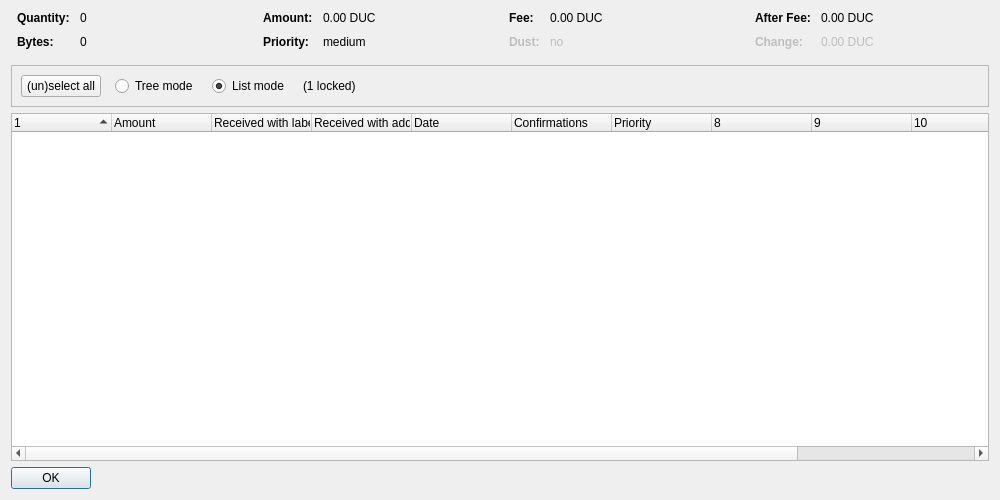
<?xml version="1.0" encoding="UTF-8"?>
<ui version="4.0">
 <class>CoinControlDialog</class>
 <widget class="QDialog" name="CoinControlDialog">
  <property name="geometry">
   <rect>
    <x>0</x>
    <y>0</y>
    <width>1000</width>
    <height>500</height>
   </rect>
  </property>
  <property name="windowTitle">
   <string>Coin Selection</string>
  </property>
  <layout class="QVBoxLayout" name="verticalLayout">
   <item>
    <layout class="QHBoxLayout" name="horizontalLayoutTop" stretch="0,0,0,0">
     <property name="topMargin">
      <number>0</number>
     </property>
     <property name="bottomMargin">
      <number>10</number>
     </property>
     <item>
      <layout class="QFormLayout" name="formLayoutCoinControl1">
       <property name="horizontalSpacing">
        <number>10</number>
       </property>
       <property name="verticalSpacing">
        <number>10</number>
       </property>
       <property name="leftMargin">
        <number>6</number>
       </property>
       <property name="rightMargin">
        <number>6</number>
       </property>
       <item row="0" column="0">
        <widget class="QLabel" name="labelCoinControlQuantityText">
         <property name="font">
          <font>
           <weight>75</weight>
           <bold>true</bold>
          </font>
         </property>
         <property name="text">
          <string>Quantity:</string>
         </property>
        </widget>
       </item>
       <item row="0" column="1">
        <widget class="QLabel" name="labelCoinControlQuantity">
         <property name="cursor">
          <cursorShape>IBeamCursor</cursorShape>
         </property>
         <property name="contextMenuPolicy">
          <enum>Qt::ActionsContextMenu</enum>
         </property>
         <property name="text">
          <string notr="true">0</string>
         </property>
         <property name="textInteractionFlags">
          <set>Qt::LinksAccessibleByMouse|Qt::TextSelectableByKeyboard|Qt::TextSelectableByMouse</set>
         </property>
        </widget>
       </item>
       <item row="1" column="0">
        <widget class="QLabel" name="labelCoinControlBytesText">
         <property name="font">
          <font>
           <weight>75</weight>
           <bold>true</bold>
          </font>
         </property>
         <property name="text">
          <string>Bytes:</string>
         </property>
        </widget>
       </item>
       <item row="1" column="1">
        <widget class="QLabel" name="labelCoinControlBytes">
         <property name="cursor">
          <cursorShape>IBeamCursor</cursorShape>
         </property>
         <property name="contextMenuPolicy">
          <enum>Qt::ActionsContextMenu</enum>
         </property>
         <property name="text">
          <string notr="true">0</string>
         </property>
         <property name="textInteractionFlags">
          <set>Qt::LinksAccessibleByMouse|Qt::TextSelectableByKeyboard|Qt::TextSelectableByMouse</set>
         </property>
        </widget>
       </item>
      </layout>
     </item>
     <item>
      <layout class="QFormLayout" name="formLayoutCoinControl2">
       <property name="horizontalSpacing">
        <number>10</number>
       </property>
       <property name="verticalSpacing">
        <number>10</number>
       </property>
       <property name="leftMargin">
        <number>6</number>
       </property>
       <property name="rightMargin">
        <number>6</number>
       </property>
       <item row="0" column="0">
        <widget class="QLabel" name="labelCoinControlAmountText">
         <property name="font">
          <font>
           <weight>75</weight>
           <bold>true</bold>
          </font>
         </property>
         <property name="text">
          <string>Amount:</string>
         </property>
        </widget>
       </item>
       <item row="0" column="1">
        <widget class="QLabel" name="labelCoinControlAmount">
         <property name="cursor">
          <cursorShape>IBeamCursor</cursorShape>
         </property>
         <property name="contextMenuPolicy">
          <enum>Qt::ActionsContextMenu</enum>
         </property>
         <property name="text">
          <string notr="true">0.00 DUC</string>
         </property>
         <property name="textInteractionFlags">
          <set>Qt::LinksAccessibleByMouse|Qt::TextSelectableByKeyboard|Qt::TextSelectableByMouse</set>
         </property>
        </widget>
       </item>
       <item row="1" column="0">
        <widget class="QLabel" name="labelCoinControlPriorityText">
         <property name="font">
          <font>
           <weight>75</weight>
           <bold>true</bold>
          </font>
         </property>
         <property name="text">
          <string>Priority:</string>
         </property>
        </widget>
       </item>
       <item row="1" column="1">
        <widget class="QLabel" name="labelCoinControlPriority">
         <property name="cursor">
          <cursorShape>IBeamCursor</cursorShape>
         </property>
         <property name="contextMenuPolicy">
          <enum>Qt::ActionsContextMenu</enum>
         </property>
         <property name="text">
          <string notr="true">medium</string>
         </property>
         <property name="textInteractionFlags">
          <set>Qt::LinksAccessibleByMouse|Qt::TextSelectableByKeyboard|Qt::TextSelectableByMouse</set>
         </property>
        </widget>
       </item>
      </layout>
     </item>
     <item>
      <layout class="QFormLayout" name="formLayoutCoinControl3">
       <property name="horizontalSpacing">
        <number>10</number>
       </property>
       <property name="verticalSpacing">
        <number>10</number>
       </property>
       <property name="leftMargin">
        <number>6</number>
       </property>
       <property name="rightMargin">
        <number>6</number>
       </property>
       <item row="0" column="0">
        <widget class="QLabel" name="labelCoinControlFeeText">
         <property name="font">
          <font>
           <weight>75</weight>
           <bold>true</bold>
          </font>
         </property>
         <property name="text">
          <string>Fee:</string>
         </property>
        </widget>
       </item>
       <item row="0" column="1">
        <widget class="QLabel" name="labelCoinControlFee">
         <property name="cursor">
          <cursorShape>IBeamCursor</cursorShape>
         </property>
         <property name="contextMenuPolicy">
          <enum>Qt::ActionsContextMenu</enum>
         </property>
         <property name="text">
          <string notr="true">0.00 DUC</string>
         </property>
         <property name="textInteractionFlags">
          <set>Qt::LinksAccessibleByMouse|Qt::TextSelectableByKeyboard|Qt::TextSelectableByMouse</set>
         </property>
        </widget>
       </item>
       <item row="1" column="0">
        <widget class="QLabel" name="labelCoinControlLowOutputText">
         <property name="enabled">
          <bool>false</bool>
         </property>
         <property name="font">
          <font>
           <weight>75</weight>
           <bold>true</bold>
          </font>
         </property>
         <property name="text">
          <string>Dust:</string>
         </property>
        </widget>
       </item>
       <item row="1" column="1">
        <widget class="QLabel" name="labelCoinControlLowOutput">
         <property name="enabled">
          <bool>false</bool>
         </property>
         <property name="cursor">
          <cursorShape>IBeamCursor</cursorShape>
         </property>
         <property name="contextMenuPolicy">
          <enum>Qt::ActionsContextMenu</enum>
         </property>
         <property name="text">
          <string notr="true">no</string>
         </property>
         <property name="textInteractionFlags">
          <set>Qt::LinksAccessibleByMouse|Qt::TextSelectableByKeyboard|Qt::TextSelectableByMouse</set>
         </property>
        </widget>
       </item>
      </layout>
     </item>
     <item>
      <layout class="QFormLayout" name="formLayoutCoinControl4">
       <property name="horizontalSpacing">
        <number>10</number>
       </property>
       <property name="verticalSpacing">
        <number>10</number>
       </property>
       <property name="leftMargin">
        <number>6</number>
       </property>
       <property name="rightMargin">
        <number>6</number>
       </property>
       <item row="0" column="0">
        <widget class="QLabel" name="labelCoinControlAfterFeeText">
         <property name="font">
          <font>
           <weight>75</weight>
           <bold>true</bold>
          </font>
         </property>
         <property name="text">
          <string>After Fee:</string>
         </property>
        </widget>
       </item>
       <item row="0" column="1">
        <widget class="QLabel" name="labelCoinControlAfterFee">
         <property name="cursor">
          <cursorShape>IBeamCursor</cursorShape>
         </property>
         <property name="contextMenuPolicy">
          <enum>Qt::ActionsContextMenu</enum>
         </property>
         <property name="text">
          <string notr="true">0.00 DUC</string>
         </property>
         <property name="textInteractionFlags">
          <set>Qt::LinksAccessibleByMouse|Qt::TextSelectableByKeyboard|Qt::TextSelectableByMouse</set>
         </property>
        </widget>
       </item>
       <item row="1" column="0">
        <widget class="QLabel" name="labelCoinControlChangeText">
         <property name="enabled">
          <bool>false</bool>
         </property>
         <property name="font">
          <font>
           <weight>75</weight>
           <bold>true</bold>
          </font>
         </property>
         <property name="text">
          <string>Change:</string>
         </property>
        </widget>
       </item>
       <item row="1" column="1">
        <widget class="QLabel" name="labelCoinControlChange">
         <property name="enabled">
          <bool>false</bool>
         </property>
         <property name="cursor">
          <cursorShape>IBeamCursor</cursorShape>
         </property>
         <property name="contextMenuPolicy">
          <enum>Qt::ActionsContextMenu</enum>
         </property>
         <property name="text">
          <string notr="true">0.00 DUC</string>
         </property>
         <property name="textInteractionFlags">
          <set>Qt::LinksAccessibleByMouse|Qt::TextSelectableByKeyboard|Qt::TextSelectableByMouse</set>
         </property>
        </widget>
       </item>
      </layout>
     </item>
    </layout>
   </item>
   <item>
    <widget class="QFrame" name="frame">
     <property name="minimumSize">
      <size>
       <width>0</width>
       <height>40</height>
      </size>
     </property>
     <property name="frameShape">
      <enum>QFrame::StyledPanel</enum>
     </property>
     <property name="frameShadow">
      <enum>QFrame::Sunken</enum>
     </property>
     <layout class="QHBoxLayout" name="horizontalLayout">
      <item>
       <layout class="QHBoxLayout" name="horizontalLayoutPanel" stretch="0,0,0,0,0">
        <property name="spacing">
         <number>14</number>
        </property>
        <item>
         <widget class="QPushButton" name="pushButtonSelectAll">
          <property name="sizePolicy">
           <sizepolicy hsizetype="Maximum" vsizetype="Fixed">
            <horstretch>0</horstretch>
            <verstretch>0</verstretch>
           </sizepolicy>
          </property>
          <property name="text">
           <string>(un)select all</string>
          </property>
          <property name="autoDefault">
           <bool>false</bool>
          </property>
         </widget>
        </item>
        <item>
         <widget class="QRadioButton" name="radioTreeMode">
          <property name="sizePolicy">
           <sizepolicy hsizetype="Maximum" vsizetype="Fixed">
            <horstretch>0</horstretch>
            <verstretch>0</verstretch>
           </sizepolicy>
          </property>
          <property name="text">
           <string>Tree mode</string>
          </property>
         </widget>
        </item>
        <item>
         <widget class="QRadioButton" name="radioListMode">
          <property name="sizePolicy">
           <sizepolicy hsizetype="Maximum" vsizetype="Fixed">
            <horstretch>0</horstretch>
            <verstretch>0</verstretch>
           </sizepolicy>
          </property>
          <property name="text">
           <string>List mode</string>
          </property>
          <property name="checked">
           <bool>true</bool>
          </property>
         </widget>
        </item>
        <item>
         <widget class="QLabel" name="labelLocked">
          <property name="text">
           <string notr="true">(1 locked)</string>
          </property>
         </widget>
        </item>
        <item>
         <spacer name="horizontalSpacer">
          <property name="orientation">
           <enum>Qt::Horizontal</enum>
          </property>
          <property name="sizeHint" stdset="0">
           <size>
            <width>40</width>
            <height>20</height>
           </size>
          </property>
         </spacer>
        </item>
       </layout>
      </item>
     </layout>
    </widget>
   </item>
   <item>
    <widget class="CoinControlTreeWidget" name="treeWidget">
     <property name="contextMenuPolicy">
      <enum>Qt::CustomContextMenu</enum>
     </property>
     <property name="sortingEnabled">
      <bool>false</bool>
     </property>
     <property name="columnCount">
      <number>12</number>
     </property>
     <attribute name="headerShowSortIndicator" stdset="0">
      <bool>true</bool>
     </attribute>
     <attribute name="headerStretchLastSection">
      <bool>false</bool>
     </attribute>
     <column>
      <property name="text">
       <string/>
      </property>
     </column>
     <column>
      <property name="text">
       <string>Amount</string>
      </property>
     </column>
     <column>
      <property name="text">
       <string>Received with label</string>
      </property>
     </column>
     <column>
      <property name="text">
       <string>Received with address</string>
      </property>
     </column>
     <column>
      <property name="text">
       <string>Date</string>
      </property>
     </column>
     <column>
      <property name="text">
       <string>Confirmations</string>
      </property>
      <property name="toolTip">
       <string>Confirmed</string>
      </property>
     </column>
     <column>
      <property name="text">
       <string>Priority</string>
      </property>
     </column>
     <column>
      <property name="text">
       <string/>
      </property>
     </column>
     <column>
      <property name="text">
       <string/>
      </property>
     </column>
     <column>
      <property name="text">
       <string/>
      </property>
     </column>
     <column>
      <property name="text">
       <string/>
      </property>
     </column>
     <column>
      <property name="text">
       <string/>
      </property>
     </column>
    </widget>
   </item>
   <item>
    <widget class="QDialogButtonBox" name="buttonBox">
     <property name="sizePolicy">
      <sizepolicy hsizetype="Maximum" vsizetype="Fixed">
       <horstretch>0</horstretch>
       <verstretch>0</verstretch>
      </sizepolicy>
     </property>
     <property name="orientation">
      <enum>Qt::Horizontal</enum>
     </property>
     <property name="standardButtons">
      <set>QDialogButtonBox::Ok</set>
     </property>
    </widget>
   </item>
  </layout>
 </widget>
 <customwidgets>
  <customwidget>
   <class>CoinControlTreeWidget</class>
   <extends>QTreeWidget</extends>
   <header>coincontroltreewidget.h</header>
  </customwidget>
 </customwidgets>
 <resources/>
 <connections/>
</ui>
